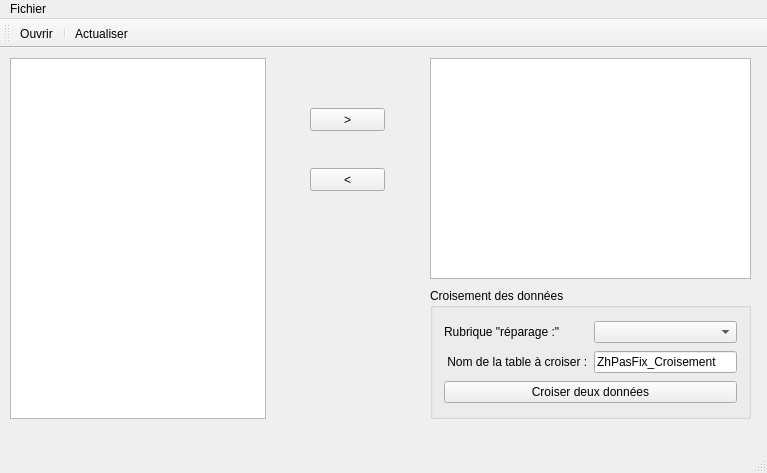
<?xml version="1.0" encoding="UTF-8"?>
<ui version="4.0">
 <class>ZhSoft</class>
 <widget class="QMainWindow" name="ZhSoft">
  <property name="geometry">
   <rect>
    <x>0</x>
    <y>0</y>
    <width>767</width>
    <height>473</height>
   </rect>
  </property>
  <property name="windowTitle">
   <string>ZhSoft</string>
  </property>
  <widget class="QWidget" name="centralWidget">
   <widget class="QTableView" name="tableViewMsaDisplay">
    <property name="geometry">
     <rect>
      <x>10</x>
      <y>10</y>
      <width>256</width>
      <height>361</height>
     </rect>
    </property>
   </widget>
   <widget class="QTableView" name="tableViewCrossing">
    <property name="geometry">
     <rect>
      <x>430</x>
      <y>10</y>
      <width>321</width>
      <height>221</height>
     </rect>
    </property>
   </widget>
   <widget class="QPushButton" name="pushButtonMoveUp">
    <property name="geometry">
     <rect>
      <x>310</x>
      <y>60</y>
      <width>75</width>
      <height>23</height>
     </rect>
    </property>
    <property name="text">
     <string>&gt;</string>
    </property>
   </widget>
   <widget class="QPushButton" name="pushButtonMoveDown">
    <property name="geometry">
     <rect>
      <x>310</x>
      <y>120</y>
      <width>75</width>
      <height>23</height>
     </rect>
    </property>
    <property name="text">
     <string>&lt;</string>
    </property>
   </widget>
   <widget class="QGroupBox" name="groupBox">
    <property name="geometry">
     <rect>
      <x>430</x>
      <y>240</y>
      <width>321</width>
      <height>131</height>
     </rect>
    </property>
    <property name="title">
     <string>Croisement des données</string>
    </property>
    <layout class="QVBoxLayout" name="verticalLayout">
     <item>
      <layout class="QHBoxLayout" name="horizontalLayout">
       <item>
        <widget class="QLabel" name="labelReperage">
         <property name="text">
          <string>Rubrique &quot;réparage :&quot;</string>
         </property>
        </widget>
       </item>
       <item>
        <widget class="QComboBox" name="comboBoxCrossing"/>
       </item>
      </layout>
     </item>
     <item>
      <layout class="QHBoxLayout" name="horizontalLayout_2">
       <item>
        <widget class="QLabel" name="labelCrossing">
         <property name="text">
          <string> Nom de la table à croiser :</string>
         </property>
        </widget>
       </item>
       <item>
        <widget class="QLineEdit" name="lineEditCrossing">
         <property name="text">
          <string>ZhPasFix_Croisement</string>
         </property>
        </widget>
       </item>
      </layout>
     </item>
     <item>
      <widget class="QPushButton" name="pushButton">
       <property name="text">
        <string>Croiser deux données</string>
       </property>
      </widget>
     </item>
    </layout>
   </widget>
  </widget>
  <widget class="QMenuBar" name="menuBar">
   <property name="geometry">
    <rect>
     <x>0</x>
     <y>0</y>
     <width>767</width>
     <height>21</height>
    </rect>
   </property>
   <widget class="QMenu" name="menuFichier">
    <property name="title">
     <string>Fichier</string>
    </property>
    <addaction name="actionOuvrir"/>
    <addaction name="actionActualiser"/>
    <addaction name="actionQuiter"/>
   </widget>
   <addaction name="menuFichier"/>
  </widget>
  <widget class="QToolBar" name="mainToolBar">
   <attribute name="toolBarArea">
    <enum>TopToolBarArea</enum>
   </attribute>
   <attribute name="toolBarBreak">
    <bool>false</bool>
   </attribute>
   <addaction name="actionOuvrir"/>
   <addaction name="separator"/>
   <addaction name="actionActualiser"/>
  </widget>
  <widget class="QStatusBar" name="statusBar"/>
  <action name="actionOuvrir">
   <property name="icon">
    <iconset resource="ressource.qrc">
     <normaloff>:/rec/icon/new.jpg</normaloff>:/rec/icon/new.jpg</iconset>
   </property>
   <property name="text">
    <string>Ouvrir</string>
   </property>
  </action>
  <action name="actionActualiser">
   <property name="icon">
    <iconset resource="ressource.qrc">
     <normaloff>:/rec/icon/reload.jpg</normaloff>:/rec/icon/reload.jpg</iconset>
   </property>
   <property name="text">
    <string>Actualiser</string>
   </property>
  </action>
  <action name="actionQuiter">
   <property name="text">
    <string>Quitter</string>
   </property>
  </action>
 </widget>
 <layoutdefault spacing="6" margin="11"/>
 <resources>
  <include location="ressource.qrc"/>
 </resources>
 <connections/>
</ui>
